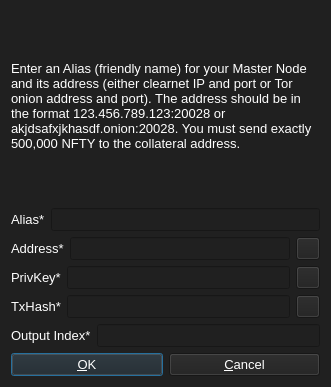
<?xml version="1.0" encoding="UTF-8"?>
<ui version="4.0">
 <class>AddEditAdrenalineNode</class>
 <widget class="QDialog" name="AddEditAdrenalineNode">
  <property name="geometry">
   <rect>
    <x>0</x>
    <y>0</y>
    <width>331</width>
    <height>387</height>
   </rect>
  </property>
  <property name="windowTitle">
   <string>Add/Edit NFTY Node</string>
  </property>
  <property name="styleSheet">
   <string notr="true">background-color: rgb(32, 32, 32);
color: rgb(255, 255, 255);</string>
  </property>
  <property name="modal">
   <bool>true</bool>
  </property>
  <layout class="QVBoxLayout" name="verticalLayout">
   <item>
    <widget class="QLabel" name="label_9">
     <property name="sizePolicy">
      <sizepolicy hsizetype="Preferred" vsizetype="Expanding">
       <horstretch>0</horstretch>
       <verstretch>0</verstretch>
      </sizepolicy>
     </property>
     <property name="font">
      <font>
       <pointsize>10</pointsize>
      </font>
     </property>
     <property name="text">
      <string>&lt;html&gt;&lt;head/&gt;&lt;body&gt;&lt;p&gt;Enter an Alias (friendly name) for your Master Node and its address (either clearnet IP and port or Tor onion address and port). The address should be in the format 123.456.789.123:20028 or akjdsafxjkhasdf.onion:20028. You must send exactly 500,000 NFTY to the collateral address.&lt;/p&gt;&lt;/body&gt;&lt;/html&gt;</string>
     </property>
     <property name="wordWrap">
      <bool>true</bool>
     </property>
    </widget>
   </item>
   <item>
    <layout class="QHBoxLayout" name="horizontalLayout_4">
     <property name="bottomMargin">
      <number>0</number>
     </property>
     <item>
      <widget class="QLabel" name="label_4">
       <property name="font">
        <font>
         <pointsize>10</pointsize>
        </font>
       </property>
       <property name="text">
        <string>Alias*</string>
       </property>
      </widget>
     </item>
     <item>
      <widget class="QLineEdit" name="aliasLineEdit">
       <property name="font">
        <font>
         <pointsize>10</pointsize>
        </font>
       </property>
      </widget>
     </item>
    </layout>
   </item>
   <item>
    <layout class="QHBoxLayout" name="horizontalLayout_5">
     <property name="bottomMargin">
      <number>0</number>
     </property>
     <item>
      <widget class="QLabel" name="label_6">
       <property name="font">
        <font>
         <pointsize>10</pointsize>
        </font>
       </property>
       <property name="text">
        <string>Address*</string>
       </property>
      </widget>
     </item>
     <item>
      <widget class="QLineEdit" name="addressLineEdit">
       <property name="font">
        <font>
         <pointsize>10</pointsize>
        </font>
       </property>
      </widget>
     </item>
     <item>
      <widget class="QToolButton" name="AddEditAddressPasteButton">
       <property name="toolTip">
        <string>Paste address from clipboard</string>
       </property>
       <property name="text">
        <string/>
       </property>
       <property name="icon">
        <iconset resource="../bitcoin.qrc">
         <normaloff>:/icons/editpaste</normaloff>:/icons/editpaste</iconset>
       </property>
       <property name="shortcut">
        <string>Alt+P</string>
       </property>
      </widget>
     </item>
    </layout>
   </item>
   <item>
    <layout class="QHBoxLayout" name="horizontalLayout_3">
     <property name="bottomMargin">
      <number>0</number>
     </property>
     <item>
      <widget class="QLabel" name="label_5">
       <property name="font">
        <font>
         <pointsize>10</pointsize>
        </font>
       </property>
       <property name="text">
        <string>PrivKey*</string>
       </property>
      </widget>
     </item>
     <item>
      <widget class="QLineEdit" name="privkeyLineEdit">
       <property name="font">
        <font>
         <pointsize>10</pointsize>
        </font>
       </property>
      </widget>
     </item>
     <item>
      <widget class="QToolButton" name="AddEditPrivkeyPasteButton">
       <property name="toolTip">
        <string>Paste address from clipboard</string>
       </property>
       <property name="text">
        <string/>
       </property>
       <property name="icon">
        <iconset resource="../bitcoin.qrc">
         <normaloff>:/icons/editpaste</normaloff>:/icons/editpaste</iconset>
       </property>
       <property name="shortcut">
        <string>Alt+P</string>
       </property>
      </widget>
     </item>
    </layout>
   </item>
   <item>
    <layout class="QHBoxLayout" name="horizontalLayout_2">
     <property name="bottomMargin">
      <number>0</number>
     </property>
     <item>
      <widget class="QLabel" name="label_2">
       <property name="font">
        <font>
         <pointsize>10</pointsize>
        </font>
       </property>
       <property name="text">
        <string>TxHash*</string>
       </property>
      </widget>
     </item>
     <item>
      <widget class="QLineEdit" name="txhashLineEdit">
       <property name="font">
        <font>
         <pointsize>10</pointsize>
        </font>
       </property>
      </widget>
     </item>
     <item>
      <widget class="QToolButton" name="AddEditTxhashPasteButton">
       <property name="toolTip">
        <string>Paste address from clipboard</string>
       </property>
       <property name="text">
        <string/>
       </property>
       <property name="icon">
        <iconset resource="../bitcoin.qrc">
         <normaloff>:/icons/editpaste</normaloff>:/icons/editpaste</iconset>
       </property>
       <property name="shortcut">
        <string>Alt+P</string>
       </property>
      </widget>
     </item>
    </layout>
   </item>
   <item>
    <layout class="QHBoxLayout" name="horizontalLayout_8">
     <property name="bottomMargin">
      <number>0</number>
     </property>
     <item>
      <widget class="QLabel" name="label_8">
       <property name="font">
        <font>
         <pointsize>10</pointsize>
        </font>
       </property>
       <property name="text">
        <string>Output Index*</string>
       </property>
      </widget>
     </item>
     <item>
      <widget class="QLineEdit" name="outputindexLineEdit">
       <property name="font">
        <font>
         <pointsize>10</pointsize>
        </font>
       </property>
      </widget>
     </item>
    </layout>
   </item>
   <item>
    <layout class="QHBoxLayout" name="horizontalLayout_Buttons">
     <item>
      <widget class="QPushButton" name="okButton">
       <property name="font">
        <font>
         <pointsize>10</pointsize>
        </font>
       </property>
       <property name="text">
        <string>&amp;OK</string>
       </property>
      </widget>
     </item>
     <item>
      <widget class="QPushButton" name="cancelButton">
       <property name="font">
        <font>
         <pointsize>10</pointsize>
        </font>
       </property>
       <property name="text">
        <string>&amp;Cancel</string>
       </property>
       <property name="autoDefault">
        <bool>false</bool>
       </property>
      </widget>
     </item>
    </layout>
   </item>
  </layout>
 </widget>
 <resources>
  <include location="../bitcoin.qrc"/>
 </resources>
 <connections/>
</ui>
